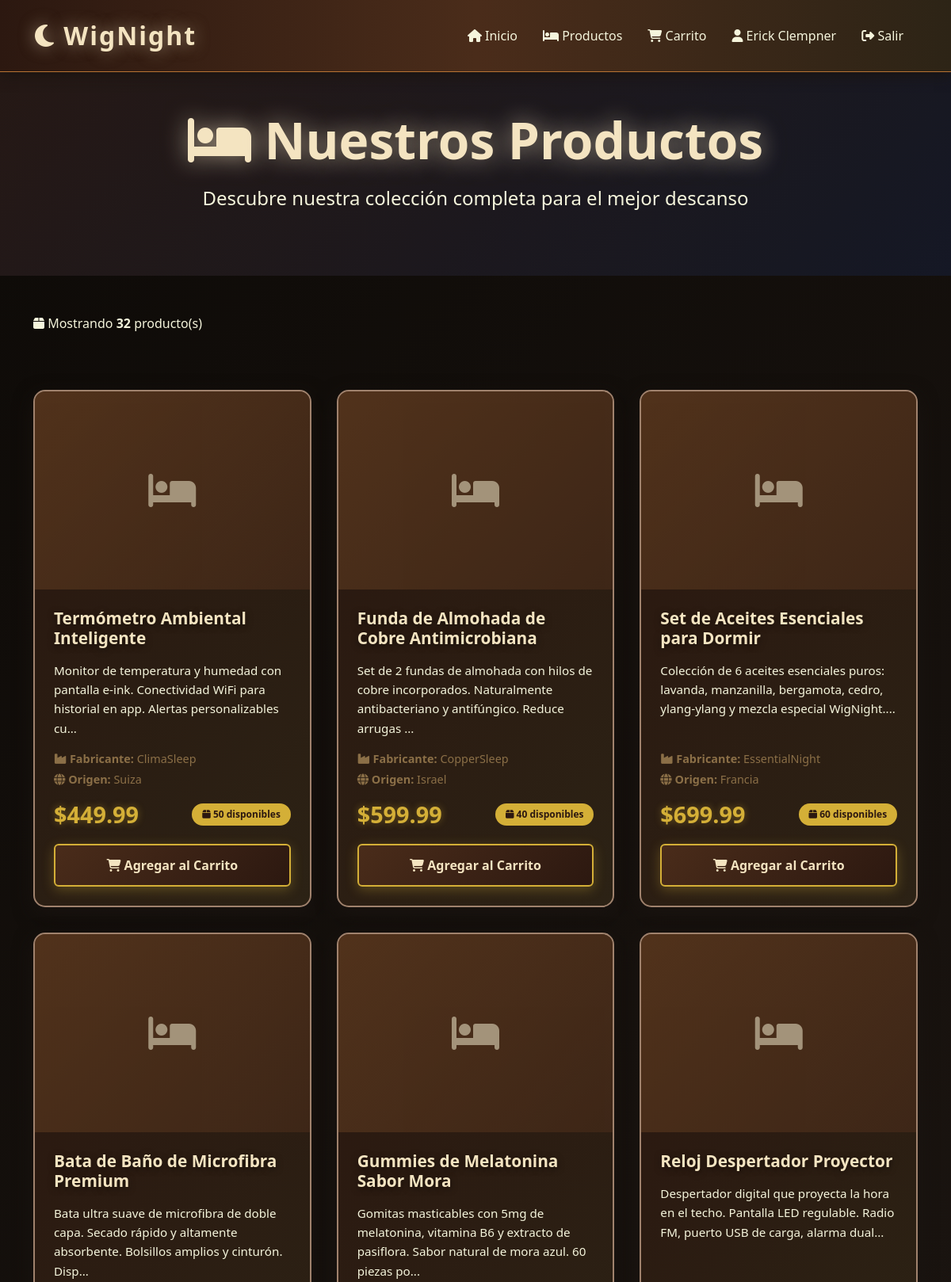
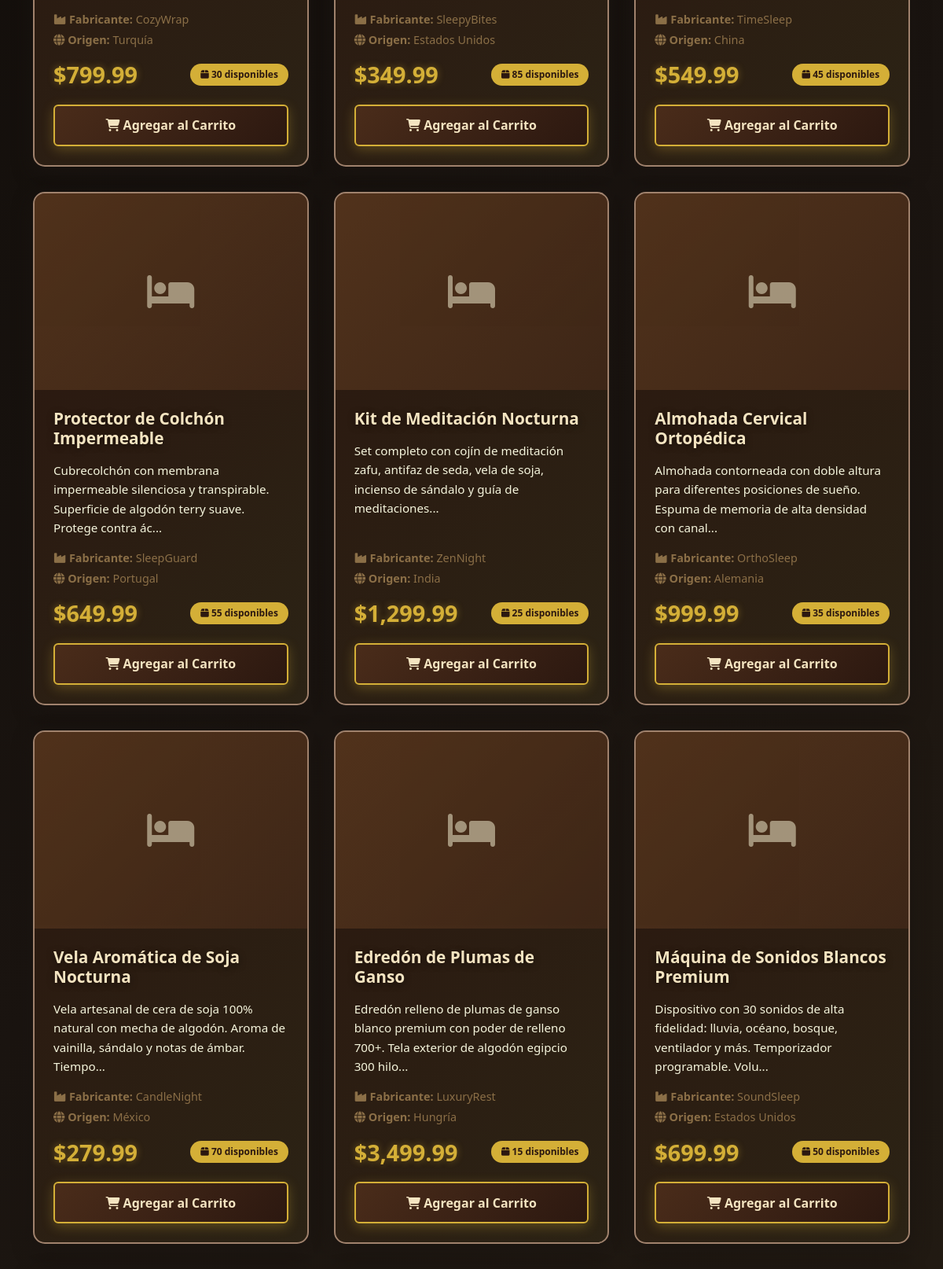
The app's page /productos.php (signed in, upper part) with its own data (2 pictures, top to bottom).
### tables this page shows
CREATE TABLE Usuarios (
  ID_Usuario int NOT NULL,
  Nombre_Usuario varchar(100) NOT NULL,
  Correo_Electronico varchar(255) NOT NULL,
  Contrasena varchar(255) NOT NULL,
  Fecha_Nacimiento date DEFAULT NULL,
  Numero_Tarjeta_Bancaria varchar(255) DEFAULT NULL,
  Direccion_Postal text,
  id_rol int NOT NULL DEFAULT '1'
);

CREATE TABLE Productos (
  ID_Producto int NOT NULL,
  Nombre varchar(255) NOT NULL,
  Descripcion text,
  Fotos longblob,
  Precio decimal(10,2) NOT NULL,
  Cantidad_Almacen int NOT NULL DEFAULT '0',
  Fabricante varchar(150) DEFAULT NULL,
  Origen varchar(100) DEFAULT NULL
);

### html/config/database.php (called while the page is built, shortened)
<?php
function getConnection() {
    $conn = new mysqli(DB_HOST, DB_USER, DB_PASS, DB_NAME);
    $conn->set_charset("utf8mb4");
    return $conn;
}
function isLoggedIn() {
    return isset($_SESSION['user_id']);
}
function getCurrentUser() {
    $conn = getConnection();
    $userId = $_SESSION['user_id'];
    $stmt = $conn->prepare("SELECT ID_Usuario, Nombre_Usuario, Correo_Electronico, id_rol FROM Usuarios WHERE ID_Usuario = ?");
    $stmt->bind_param("i", $userId);
    $stmt->execute();
    $result = $stmt->get_result();
    $user = $result->fetch_assoc();
    return $user;
}
function formatPrice($price) {
    return '$' . number_format($price, 2);
}
?>

### html/productos.php (the view, shortened to what this page needs)
<?php
require_once 'config/database.php';
$conn = getConnection();
$query = "SELECT * FROM Productos ORDER BY ID_Producto DESC";
$result = $conn->query($query);
$productos = [];
if ($result) {
    while ($row = $result->fetch_assoc()) {
        $productos[] = $row;
    }
}
$currentUser = getCurrentUser();
?>
<!DOCTYPE html>
<html lang="es">
<head>
    <link href="https://cdn.jsdelivr.net/npm/bootstrap@5.3.0/dist/css/bootstrap.min.css" rel="stylesheet">
    <link rel="stylesheet" href="https://cdnjs.cloudflare.com/ajax/libs/font-awesome/6.4.0/css/all.min.css">
    <link rel="stylesheet" href="css/style.css">
</head>
<body>
    <nav class="navbar navbar-expand-lg navbar-dark sticky-top">
        <div class="container">
            <a class="navbar-brand" href="index.php">
                <i class="fas fa-moon"></i> WigNight
            </a>
            <div class="collapse navbar-collapse" id="navbarNav">
                <ul class="navbar-nav ms-auto">
                    <li class="nav-item">
                        <a class="nav-link" href="index.php">
                            <i class="fas fa-home"></i> Inicio
                        </a>
                    </li>
                    <li class="nav-item">
                        <a class="nav-link active" href="productos.php">
                            <i class="fas fa-bed"></i> Productos
                        </a>
                    </li>
                    <li class="nav-item">
                        <a class="nav-link" href="carrito.php">
                            <i class="fas fa-shopping-cart"></i> Carrito
                        </a>
                    </li>
                    <?php if (isLoggedIn()): ?>
                        <li class="nav-item">
                            <a class="nav-link" href="#">
                                <i class="fas fa-user"></i> <?php echo htmlspecialchars($currentUser['Nombre_Usuario']); ?>
                            </a>
                        </li>
                        <li class="nav-item">
                            <a class="nav-link" href="logout.php">
                                <i class="fas fa-sign-out-alt"></i> Salir
                            </a>
                        </li>
                    <?php endif; ?>
                </ul>
            </div>
        </div>
    </nav>
    <section class="py-5" style="background: linear-gradient(135deg, rgba(61, 39, 35, 0.5), rgba(22, 33, 62, 0.5)); min-height: 30vh; display: flex; align-items: center;">
        <div class="container text-center">
            <h1 class="hero-title mb-3">
                <i class="fas fa-bed"></i> Nuestros Productos
            </h1>
            <p class="hero-subtitle">
                Descubre nuestra colección completa para el mejor descanso
            </p>
        </div>
    </section>
    <section class="py-5">
        <div class="container">
            <?php if (empty($productos)): ?>
                <div class="alert alert-info text-center">
                    <i class="fas fa-info-circle"></i>
                    No hay productos disponibles en este momento.
                    <?php if (isAdmin()): ?>
                        <br><br>
                        <a href="admin.php" class="btn btn-primary">
                            <i class="fas fa-plus"></i> Agregar Primer Producto
                        </a>
                    <?php endif; ?>
                </div>
            <?php else: ?>
                <div class="row mb-4">
                    <div class="col-md-12">
                        <div class="d-flex justify-content-between align-items-center">
                            <p style="color: var(--accent-cream);">
                                <i class="fas fa-box"></i>
                                Mostrando <strong><?php echo count($productos); ?></strong> producto(s)
                            </p>
                        </div>
                    </div>
                </div>
                <div class="product-grid">
                    <?php foreach ($productos as $producto): ?>
                        <div class="card">
                            <?php if ($producto['Fotos']): ?>
                                <img
                                     class="card-img-top"
                                     alt="<?php echo htmlspecialchars($producto['Nombre']); ?>">
                            <?php else: ?>
                                <div class="img-placeholder">
                                    <i class="fas fa-bed"></i>
                                </div>
                            <?php endif; ?>
                            <div class="card-body d-flex flex-column">
                                <h5 class="card-title">
                                    <?php echo htmlspecialchars($producto['Nombre']); ?>
                                </h5>
                                <p class="card-text flex-grow-1">
                                    <?php
                                    $descripcion = $producto['Descripcion'] ?? 'Sin descripción';
                                    echo htmlspecialchars(substr($descripcion, 0, 120));
                                    if (strlen($descripcion) > 120) echo '...';
                                    ?>
                                </p>
                                <div class="mb-2">
                                    <?php if ($producto['Fabricante']): ?>
                                        <p class="mb-1" style="color: var(--wood-lighter); font-size: 0.9rem;">
                                            <i class="fas fa-industry"></i>
                                            <strong>Fabricante:</strong> <?php echo htmlspecialchars($producto['Fabricante']); ?>
                                        </p>
                                    <?php endif; ?>
                                    <?php if ($producto['Origen']): ?>
                                        <p class="mb-1" style="color: var(--wood-lighter); font-size: 0.9rem;">
                                            <i class="fas fa-globe"></i>
                                            <strong>Origen:</strong> <?php echo htmlspecialchars($producto['Origen']); ?>
                                        </p>
                                    <?php endif; ?>
                                </div>
                                <div class="d-flex justify-content-between align-items-center mt-auto">
                                    <span class="card-price">
                                        <?php echo formatPrice($producto['Precio']); ?>
                                    </span>
                                    <span class="badge">
                                        <i class="fas fa-box"></i>
                                        <?php echo $producto['Cantidad_Almacen']; ?> disponibles
                                    </span>
                                </div>
                                <?php if ($producto['Cantidad_Almacen'] > 0): ?>
                                    <button id="btn-<?php echo $producto['ID_Producto']; ?>"
                                            class="btn btn-primary mt-3 w-100"
                                            onclick="addToCart(<?php echo $producto['ID_Producto']; ?>, '<?php echo htmlspecialchars($producto['Nombre']); ?>')">
                                        <i class="fas fa-shopping-cart"></i> Agregar al Carrito
                                    </button>
                                <?php else: ?>
                                    <button class="btn btn-secondary mt-3 w-100" disabled>
                                        <i class="fas fa-times"></i> Sin Stock
                                    </button>
                                <?php endif; ?>
                            </div>
                        </div>
                    <?php endforeach; ?>
                </div>
            <?php endif; ?>
        </div>
    </section>
</body>
</html>

### html/css/style.css (style rules this page uses)
* { margin: 0; padding: 0; box-sizing: border-box; }
:root { --wood-dark: #2c1810; --wood-medium: #4a2c1a; --wood-light: #6b4423; --wood-lighter: #8b6f47; --wood-accent: #a0826d; --night-deep: #1a1410; --night-warm: #2d2416; --night-darker: #0d0a07; --moon-glow: #f4e4c1; --star-white: #e8e8e8; --accent-gold: #d4af37; --accent-copper: #b87333; --accent-amber: #e5a851; --accent-cream: #f5f5dc; --accent-warm: #d4a574; --shadow-night: rgba(26, 20, 16, 0.85); }
body { font-family: 'Segoe UI', Tahoma, Geneva, Verdana, sans-serif; background: linear-gradient(135deg, var(--night-darker) 0%, var(--night-deep) 30%, var(--night-warm) 70%, var(--wood-dark) 100%); color: var(--star-white); min-height: 100vh; background-attachment: fixed; }
.navbar { background: linear-gradient(90deg, var(--wood-dark) 0%, var(--wood-medium) 50%, var(--night-warm) 100%) !important; box-shadow: 0 4px 15px var(--shadow-night); padding: 1rem 2rem; border-bottom: 1px solid var(--accent-copper); }
.navbar-brand { font-size: 2rem; font-weight: bold; color: var(--moon-glow) !important; text-shadow: 0 0 20px rgba(244, 228, 193, 0.5); letter-spacing: 2px; }
.nav-link { color: var(--accent-cream) !important; font-weight: 500; margin: 0 0.5rem; transition: all 0.3s ease; position: relative; }
.nav-link::after { content: ''; position: absolute; bottom: -5px; left: 50%; width: 0; height: 2px; background: var(--accent-gold); transition: all 0.3s ease; transform: translateX(-50%); }
.hero-title { font-size: 4rem; font-weight: bold; color: var(--moon-glow); text-shadow: 0 0 30px rgba(244, 228, 193, 0.6); margin-bottom: 1.5rem; animation: fadeInUp 1s ease-out; }
.hero-subtitle { font-size: 1.5rem; color: var(--accent-cream); margin-bottom: 2rem; animation: fadeInUp 1.2s ease-out; }
.btn-primary { background: linear-gradient(135deg, var(--wood-medium), var(--wood-dark)); border: 2px solid var(--accent-gold); color: var(--moon-glow); padding: 0.8rem 2rem; font-weight: 600; transition: all 0.3s ease; box-shadow: 0 4px 15px rgba(212, 175, 55, 0.3); }
.card { background: linear-gradient(135deg, rgba(44, 24, 16, 0.95), rgba(45, 36, 22, 0.95)); border: 2px solid var(--wood-accent); border-radius: 15px; overflow: hidden; transition: all 0.3s ease; box-shadow: 0 8px 25px var(--shadow-night); }
.card-body { padding: 1.5rem; }
.card-title { color: var(--moon-glow); font-weight: bold; font-size: 1.3rem; margin-bottom: 1rem; }
.card-text { color: var(--accent-cream); font-size: 0.95rem; line-height: 1.6; }
.card-price { font-size: 1.8rem; color: var(--accent-gold); font-weight: bold; text-shadow: 0 0 10px rgba(212, 175, 55, 0.4); }
section { padding: 4rem 0; }
.product-grid { display: grid; grid-template-columns: repeat(auto-fill, minmax(280px, 1fr)); gap: 2rem; padding: 2rem 0; }
.badge { background: var(--accent-gold); color: var(--wood-dark); font-weight: bold; padding: 0.5rem 0.8rem; border-radius: 20px; }
.img-placeholder { background: linear-gradient(135deg, var(--wood-light), var(--wood-medium)); display: flex; align-items: center; justify-content: center; height: 250px; color: var(--moon-glow); font-size: 3rem; opacity: 0.6; }
* { transition: background-color 0.3s ease, border-color 0.3s ease; }
h1, h2, h3, h4, h5, h6 { text-shadow: 0 2px 8px rgba(0, 0, 0, 0.5); }

### records on screen
usuarios: Nombre_Usuario "Erick Clempner"
productos: Nombre "Termómetro Ambiental Inteligente", Descripcion "Monitor de temperatura y humedad con pantalla e-ink. Conectividad WiFi para historial en app. Alertas personalizables cu", Fabricante "ClimaSleep", Origen "Suiza", Precio "$449.99", Cantidad_Almacen "50"
productos: Nombre "Funda de Almohada de Cobre Antimicrobiana", Descripcion "Set de 2 fundas de almohada con hilos de cobre incorporados. Naturalmente antibacteriano y antifúngico. Reduce arrugas", Fabricante "CopperSleep", Origen "Israel", Precio "$599.99", Cantidad_Almacen "40"
productos: Nombre "Set de Aceites Esenciales para Dormir", Descripcion "Colección de 6 aceites esenciales puros: lavanda, manzanilla, bergamota, cedro, ylang-ylang y mezcla especial WigNight.", Fabricante "EssentialNight", Origen "Francia", Precio "$699.99", Cantidad_Almacen "60"
productos: Nombre "Bata de Baño de Microfibra Premium", Descripcion "Bata ultra suave de microfibra de doble capa. Secado rápido y altamente absorbente. Bolsillos amplios y cinturón. Disp", Fabricante "CozyWrap", Origen "Turquía", Precio "$799.99", Cantidad_Almacen "30"
productos: Nombre "Gummies de Melatonina Sabor Mora", Descripcion "Gomitas masticables con 5mg de melatonina, vitamina B6 y extracto de pasiflora. Sabor natural de mora azul. 60 piezas po", Fabricante "SleepyBites", Origen "Estados Unidos", Precio "$349.99", Cantidad_Almacen "85"
productos: Nombre "Reloj Despertador Proyector", Descripcion "Despertador digital que proyecta la hora en el techo. Pantalla LED regulable. Radio FM, puerto USB de carga, alarma dual", Fabricante "TimeSleep", Origen "China", Precio "$549.99", Cantidad_Almacen "45"
productos: Nombre "Protector de Colchón Impermeable", Descripcion "Cubrecolchón con membrana impermeable silenciosa y transpirable. Superficie de algodón terry suave. Protege contra ác", Fabricante "SleepGuard", Origen "Portugal", Precio "$649.99", Cantidad_Almacen "55"
productos: Nombre "Kit de Meditación Nocturna", Descripcion "Set completo con cojín de meditación zafu, antifaz de seda, vela de soja, incienso de sándalo y guía de meditaciones", Fabricante "ZenNight", Origen "India", Precio "$1,299.99", Cantidad_Almacen "25"
productos: Nombre "Almohada Cervical Ortopédica", Descripcion "Almohada contorneada con doble altura para diferentes posiciones de sueño. Espuma de memoria de alta densidad con canal", Fabricante "OrthoSleep", Origen "Alemania", Precio "$999.99", Cantidad_Almacen "35"
productos: Nombre "Vela Aromática de Soja Nocturna", Descripcion "Vela artesanal de cera de soja 100% natural con mecha de algodón. Aroma de vainilla, sándalo y notas de ámbar. Tiempo", Fabricante "CandleNight", Origen "México", Precio "$279.99", Cantidad_Almacen "70"
productos: Nombre "Edredón de Plumas de Ganso", Descripcion "Edredón relleno de plumas de ganso blanco premium con poder de relleno 700+. Tela exterior de algodón egipcio 300 hilo", Fabricante "LuxuryRest", Origen "Hungría", Precio "$3,499.99", Cantidad_Almacen "15"
productos: Nombre "Máquina de Sonidos Blancos Premium", Descripcion "Dispositivo con 30 sonidos de alta fidelidad: lluvia, océano, bosque, ventilador y más. Temporizador programable. Volu", Fabricante "SoundSleep", Origen "Estados Unidos", Precio "$699.99", Cantidad_Almacen "50"

### other values on screen
count($productos) "32"
